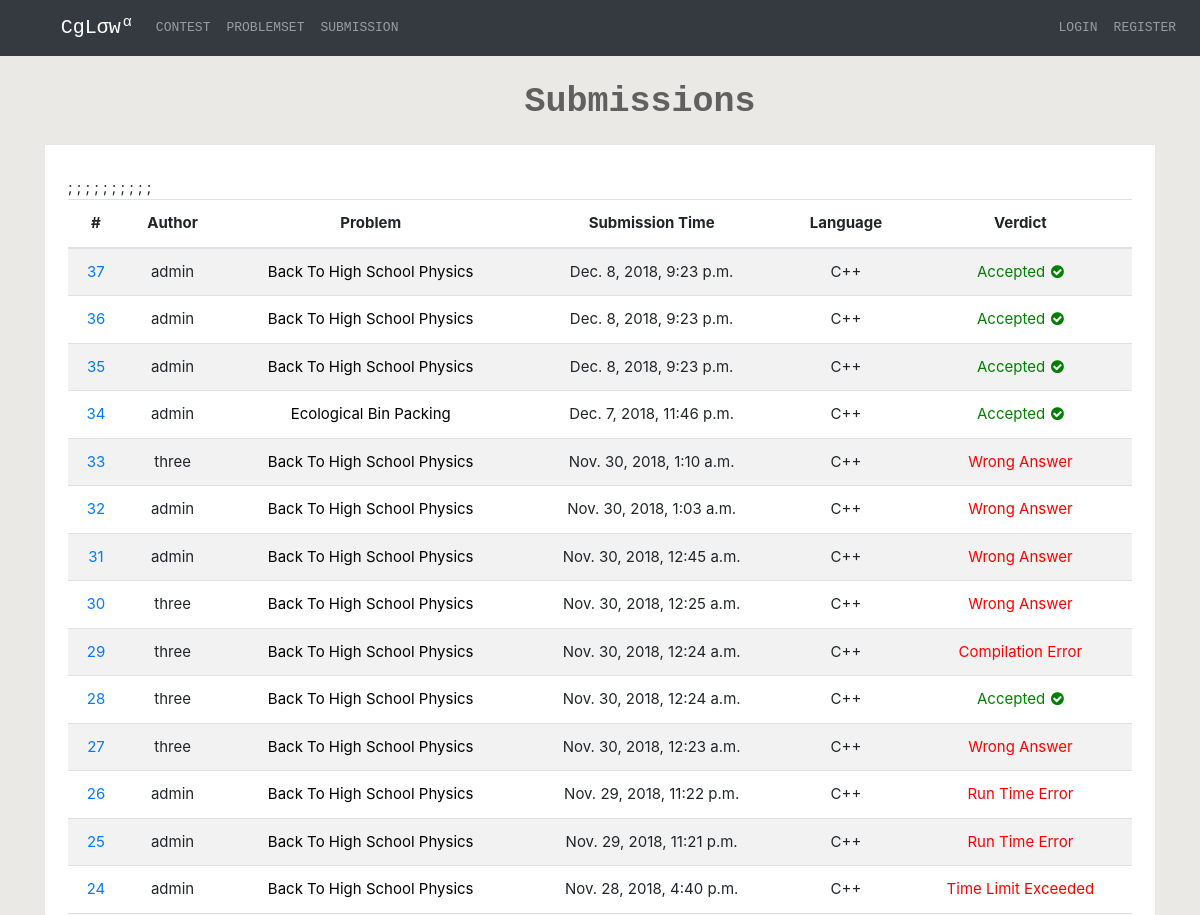
The page /problemset/submission/ (upper part) on the database as committed earlier.
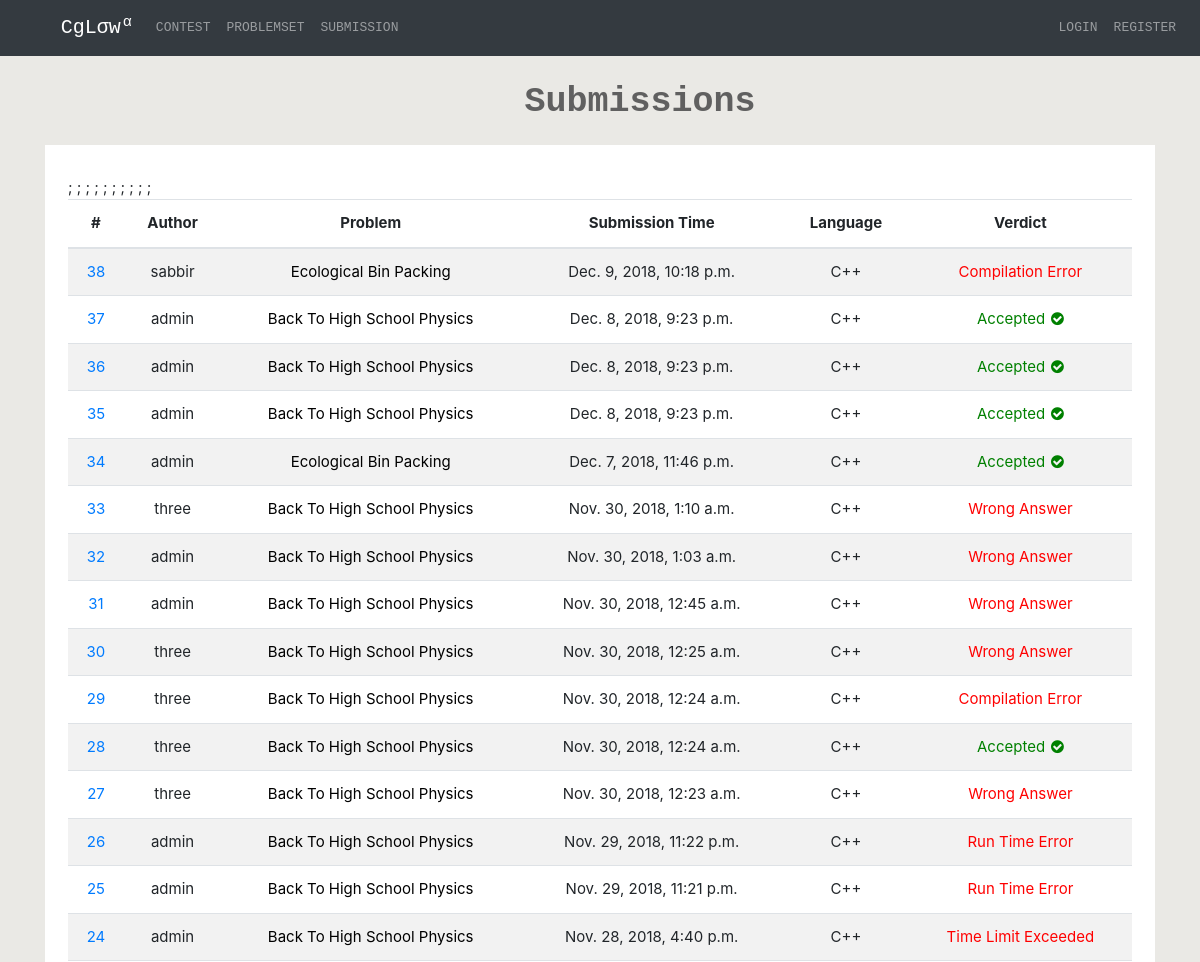
The same page on the database as committed later.
### offlineProblemSolve/models.py (models this page shows, shortened)
class submission(models.Model):
	problem_id = models.ForeignKey(problemset, on_delete=models.CASCADE)
	user_id = models.ForeignKey(User, on_delete=models.CASCADE)
	judge_result = models.CharField(max_length=50, default="Submitted")
	submission_time = models.DateTimeField(auto_now_add=True)
	uploaded_file = models.FileField(upload_to='offlineProblemData/user_submission/')
	language = models.CharField(max_length=50)

class problemset(models.Model):
	problem_name = models.CharField(max_length=500)
	problem_file = models.FileField(upload_to='offlineProblemData/problemset', blank=True)
	problem_time_limit = models.FloatField(default=2.0)
	problem_input = models.FileField(upload_to='offlineProblemData/problemset_input', blank=True)
	problem_output = models.FileField(upload_to='offlineProblemData/problemset_output', blank=True)
	total_solve = models.IntegerField(default=0)
	total_submit = models.IntegerField(default=0)
	special_judge = models.BooleanField(default=False)

### offlineProblemSolve/views.py (the view)
def show_submission(request):
	context = {}
	if request.user.is_authenticated:
		context['username'] = request.user.username
	l = submission.objects.all().order_by('-submission_time')
	context['submission'] = l
	return render(request, 'offlineProblemSolve/show_submission.html', context)

### offlineProblemSolve/templates/offlineProblemSolve/show_submission.html
{% extends 'home/header.html' %}
{% block content %}
    <div>
        <div>
            <p style="font-family: Courier New,Courier,Lucida Sans Typewriter,Lucida Typewriter,monospace;padding-left: 5rem; font-size: 35px; font-weight: 550; color: rgb(96, 96, 96); text-align: center;"> Submissions </p>
        </div>
        <div style="width: 90%; margin: 0 auto; background-color: red; font-size: 15px;">
            <div class="row">
                <div class="col-lg-12 col-md-12" style="background-color: white;">
                    <div style="padding-top: 2rem;" >
                        <div class="container">
                            <div class="tablec">
                                <table class="table table-striped">
                                    <thead>
                                        <tr style="text-align: center;">
                                            <th>#</th>
                                            <th>Author</th>
                                            <th>Problem</th>
                                            <th>Submission Time</th>
                                            <th>Language</th>
                                            <th>Verdict</th>
                                        </tr>
                                    </thead>
                                    <tbody id="tab">
                                        {% for i in submission %}
                                            <tr style="text-align: center;">
                                                <td><a href="{% url 'individual_submission' pk=i.id %}">{{i.id}}</a></td>
                                                <td>{{i.user_id}}</td>
                                                <td><a style="color: black;" href="{% url 'show_problem' pk=i.problem_id.id %}">{{i.problem_id.problem_name}}</a></td>
                                                <td>{{i.submission_time}}</td>
                                                <td>{{i.language}}</td>
                                                {% if i.judge_result == "Accepted" %}
                                                    <td style="color: green"> {{i.judge_result}} <i class="fa fa-check-circle" aria-hidden="true"style="padding-left: 0.1rem;"></i></td>;
                                                {% elif i.judge_result == "Not Judged Yet" %}
                                                    <td style="color: #6f6f70"> {{i.judge_result}} <i class="fa fa-spinner fa-pulse fa-fw"></i></td>
                                                {% else %}
                                                    <td style="color: red"> {{i.judge_result}} </td>
                                                {% endif %}
                                            </tr>
                                        {% endfor %}
                                    </tbody>
                                </table>
                            </div>
                        </div>
                    </div>
                </div>
            </div>
        </div>
    </div>
{% endblock %}

Rows that differ between the two databases and show on the page:
added submission: id "38", user_id "sabbir", problem_id.problem_name "Ecological Bin Packing", submission_time "Dec. 9, 2018, 10:18 p.m.", language "C++", judge_result "Compilation Error"
